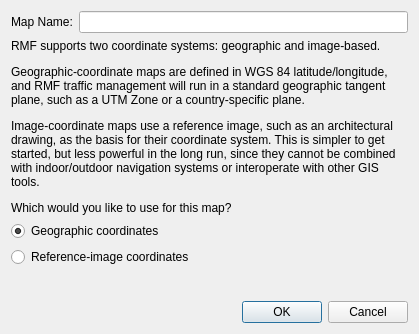
<?xml version="1.0" encoding="UTF-8"?>
<ui version="4.0">
 <class>NewBuildingDialog</class>
 <widget class="QDialog" name="NewBuildingDialog">
  <property name="geometry">
   <rect>
    <x>0</x>
    <y>0</y>
    <width>419</width>
    <height>308</height>
   </rect>
  </property>
  <property name="windowTitle">
   <string>New Building</string>
  </property>
  <layout class="QVBoxLayout" name="verticalLayout">
   <item>
    <layout class="QHBoxLayout" name="horizontalLayout">
     <property name="sizeConstraint">
      <enum>QLayout::SetDefaultConstraint</enum>
     </property>
     <item>
      <widget class="QLabel" name="name_label">
       <property name="text">
        <string>Map Name:</string>
       </property>
      </widget>
     </item>
     <item>
      <widget class="QLineEdit" name="name_line_edit"/>
     </item>
    </layout>
   </item>
   <item>
    <widget class="QLabel" name="label">
     <property name="sizePolicy">
      <sizepolicy hsizetype="MinimumExpanding" vsizetype="MinimumExpanding">
       <horstretch>0</horstretch>
       <verstretch>0</verstretch>
      </sizepolicy>
     </property>
     <property name="frameShape">
      <enum>QFrame::NoFrame</enum>
     </property>
     <property name="frameShadow">
      <enum>QFrame::Plain</enum>
     </property>
     <property name="text">
      <string>&lt;html&gt;&lt;head/&gt;&lt;body&gt;&lt;p&gt;RMF supports two coordinate systems: geographic and image-based.&lt;/p&gt;&lt;p&gt;Geographic-coordinate maps are defined in WGS 84 latitude/longitude, and RMF traffic management will run in a standard geographic tangent plane, such as a UTM Zone or a country-specific plane.&lt;/p&gt;&lt;p&gt;Image-coordinate maps use a reference image, such as an architectural drawing, as the basis for their coordinate system. This is simpler to get started, but less powerful in the long run, since they cannot be combined with indoor/outdoor navigation systems or interoperate with other GIS tools.&lt;/p&gt;&lt;p&gt;Which would you like to use for this map?&lt;/p&gt;&lt;/body&gt;&lt;/html&gt;</string>
     </property>
     <property name="wordWrap">
      <bool>true</bool>
     </property>
    </widget>
   </item>
   <item>
    <widget class="QRadioButton" name="geolocated_radio">
     <property name="text">
      <string>Geographic coordinates</string>
     </property>
     <property name="checked">
      <bool>true</bool>
     </property>
    </widget>
   </item>
   <item>
    <widget class="QRadioButton" name="reference_image_radio">
     <property name="text">
      <string>Reference-image coordinates</string>
     </property>
    </widget>
   </item>
   <item>
    <spacer name="verticalSpacer">
     <property name="orientation">
      <enum>Qt::Vertical</enum>
     </property>
     <property name="sizeHint" stdset="0">
      <size>
       <width>20</width>
       <height>40</height>
      </size>
     </property>
    </spacer>
   </item>
   <item>
    <widget class="QDialogButtonBox" name="buttonBox">
     <property name="orientation">
      <enum>Qt::Horizontal</enum>
     </property>
     <property name="standardButtons">
      <set>QDialogButtonBox::Cancel|QDialogButtonBox::Ok</set>
     </property>
    </widget>
   </item>
  </layout>
 </widget>
 <resources/>
 <connections>
  <connection>
   <sender>buttonBox</sender>
   <signal>accepted()</signal>
   <receiver>NewBuildingDialog</receiver>
   <slot>accept()</slot>
   <hints>
    <hint type="sourcelabel">
     <x>248</x>
     <y>254</y>
    </hint>
    <hint type="destinationlabel">
     <x>157</x>
     <y>274</y>
    </hint>
   </hints>
  </connection>
  <connection>
   <sender>buttonBox</sender>
   <signal>rejected()</signal>
   <receiver>NewBuildingDialog</receiver>
   <slot>reject()</slot>
   <hints>
    <hint type="sourcelabel">
     <x>316</x>
     <y>260</y>
    </hint>
    <hint type="destinationlabel">
     <x>286</x>
     <y>274</y>
    </hint>
   </hints>
  </connection>
 </connections>
</ui>
